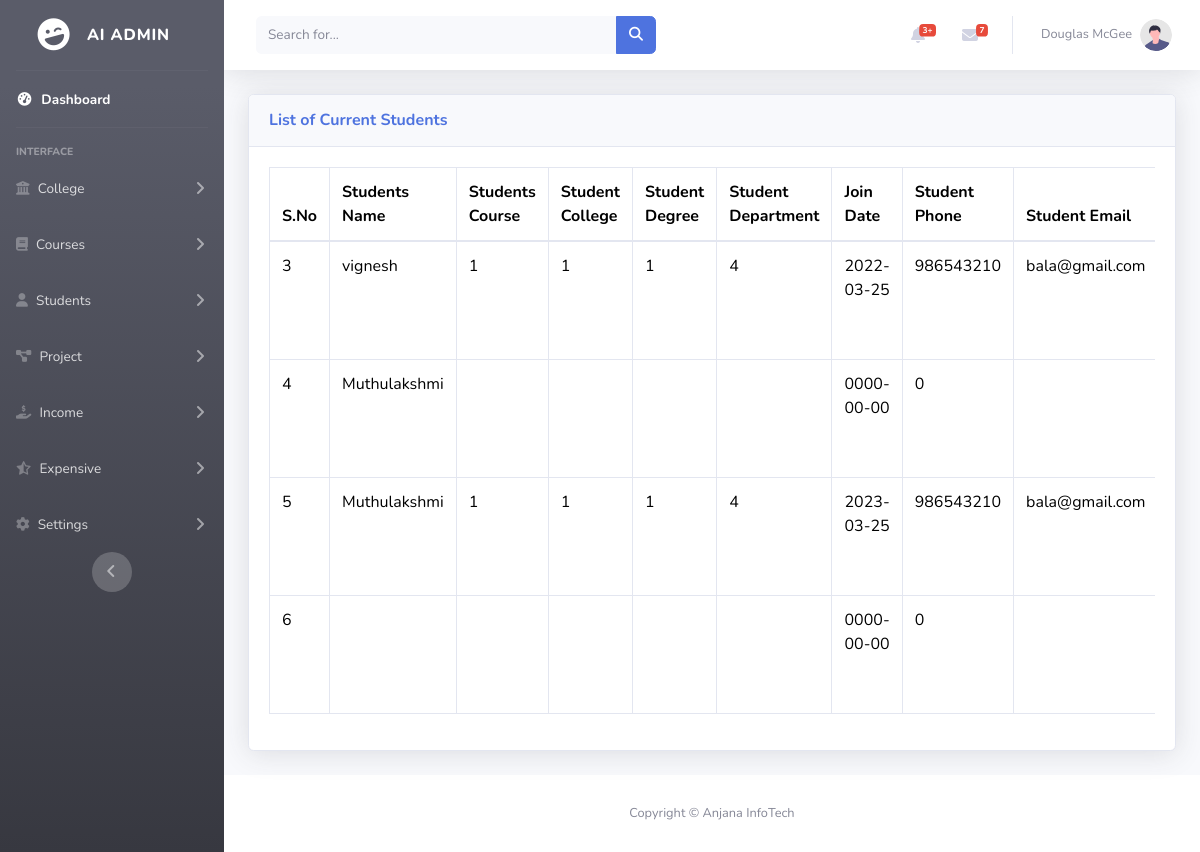
Page /Terminatestudents.php on the committed database.
### tables this page shows
CREATE TABLE `addstudent` (
  `sid` int(50) NOT NULL,
  `studentname` varchar(100) NOT NULL,
  `studentcourse` varchar(100) NOT NULL,
  `studentcollege` varchar(150) NOT NULL,
  `studentdegree` varchar(100) NOT NULL,
  `department` varchar(150) NOT NULL,
  `joindate` date NOT NULL,
  `studentphone` int(10) NOT NULL,
  `studentemail` varchar(150) NOT NULL,
  `studentaddress` varchar(150) NOT NULL,
  `fees` int(50) NOT NULL,
  `advance` int(50) NOT NULL,
  `remaining` int(50) NOT NULL
);

### Terminatestudents.php (the view, shortened to what this page needs)
<!DOCTYPE html>
<html lang="en">
<head>
    <link href="vendor/fontawesome-free/css/all.min.css" rel="stylesheet" type="text/css">
    <link rel="stylesheet" href="https://cdnjs.cloudflare.com/ajax/libs/font-awesome/6.6.0/css/all.min.css" />
    <link href="https://cdn.jsdelivr.net/npm/bootstrap@5.3.3/dist/css/bootstrap.min.css" rel="stylesheet">
    <link href="css/sb-admin-2.min.css" rel="stylesheet">
</head>
<body id="page-top">
    <div id="wrapper">
        <?php
        include('./nav.php');
        ?>
        <div id="content-wrapper" class="d-flex flex-column">
            <div id="content">
                <?php
                include('./topbar.php');
                ?>
                 <?php
                 include('./db.php');
                 $query = "SELECT * FROM addstudent WHERE joindate < DATE_SUB(CURDATE(), INTERVAL 1 YEAR)";
                 $exe = mysqli_query($db,$query);
                ?>
                <div class="container-fluid">
                    <div class="card shadow mb-4">
                        <div class="card-header py-3">
                            <h6 class="m-0 font-weight-bold text-primary">List of Current Students</h6>
                        </div>
                        <div class="card-body">
                            <div class="table-responsive">
                                <table class="table table-bordered" id="dataTable" width="100%" cellspacing="0">
                                    <thead>
                                        <tr>
                                            <th>S.No</th>
                                            <th>Students Name</th>
                                            <th>Students Course </th>
                                            <th>Student College</th>
                                            <th>Student Degree</th>
                                            <th>Student Department</th>
                                            <th>Join Date</th>
                                            <th>Student Phone</th>
                                            <th>Student Email</th>
                                        </tr>
                                    </thead>
                                    <tbody>
                                    <?php
                                    while ($row = mysqli_fetch_assoc($exe)) { ?>
                                        <tr>
                                            <td><?php echo $row['sid'] ?></td>
                                            <td><?php echo $row['studentname'] ?></td>
                                            <td><?php echo $row['studentcourse'] ?></td>
                                            <td><?php echo $row['studentcollege'] ?></td>
                                            <td><?php echo $row['studentdegree'] ?></td>
                                            <td><?php echo $row['department'] ?></td>
                                            <td><?php echo $row['joindate'] ?></td>
                                            <td><?php echo $row['studentphone'] ?></td>
                                            <td><?php echo $row['studentemail'] ?></td>
                                        </tr>
                                        <?php } ?>
                                    </tbody>
                                </table>
                            </div>
                        </div>
                    </div>
                </div>
            </div>
            <footer class="sticky-footer bg-white">
                <div class="container my-auto">
                    <div class="copyright text-center my-auto">
                        <span>Copyright &copy; Anjana InfoTech</span>
                    </div>
                </div>
            </footer>
        </div>
    </div>
</body>
</html>

### rows in the picture
addstudent: sid "3", studentname "vignesh", studentcourse "1", studentcollege "1", studentdegree "1", department "4", joindate "2022-03-25", studentphone "986543210", studentemail "bala@gmail.com"
addstudent: sid "4", studentname "Muthulakshmi", joindate "0000-00-00", studentphone "0"
addstudent: sid "5", studentname "Muthulakshmi", studentcourse "1", studentcollege "1", studentdegree "1", department "4", joindate "2023-03-25", studentphone "986543210", studentemail "bala@gmail.com"
addstudent: sid "6", joindate "0000-00-00", studentphone "0"
